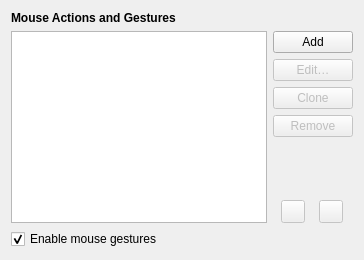
     <widget class="QWidget" name="mousePage">
      <layout class="QVBoxLayout" name="mouselLayout">
       <item>
        <widget class="QLabel" name="mouseHeader">
         <property name="font">
          <font>
           <weight>75</weight>
           <bold>true</bold>
          </font>
         </property>
         <property name="text">
          <string>Mouse Actions and Gestures</string>
         </property>
        </widget>
       </item>
       <item>
        <layout class="QHBoxLayout" name="mouseProfilesLayout">
         <item>
          <widget class="Meerkat::ItemViewWidget" name="mouseViewWidget">
           <property name="dragEnabled">
            <bool>true</bool>
           </property>
           <property name="dragDropOverwriteMode">
            <bool>false</bool>
           </property>
           <property name="dragDropMode">
            <enum>QAbstractItemView::InternalMove</enum>
           </property>
           <property name="defaultDropAction">
            <enum>Qt::MoveAction</enum>
           </property>
           <property name="alternatingRowColors">
            <bool>true</bool>
           </property>
           <property name="selectionMode">
            <enum>QAbstractItemView::SingleSelection</enum>
           </property>
           <property name="selectionBehavior">
            <enum>QAbstractItemView::SelectRows</enum>
           </property>
           <attribute name="headerVisible">
            <bool>false</bool>
           </attribute>
          </widget>
         </item>
         <item>
          <layout class="QVBoxLayout" name="mouseButtonsLayout" stretch="0,0,0,0,1,0">
           <item>
            <widget class="QPushButton" name="mouseAddButton">
             <property name="text">
              <string>Add</string>
             </property>
            </widget>
           </item>
           <item>
            <widget class="QPushButton" name="mouseEditButton">
             <property name="enabled">
              <bool>false</bool>
             </property>
             <property name="text">
              <string>Edit…</string>
             </property>
            </widget>
           </item>
           <item>
            <widget class="QPushButton" name="mouseCloneButton">
             <property name="enabled">
              <bool>false</bool>
             </property>
             <property name="text">
              <string>Clone</string>
             </property>
            </widget>
           </item>
           <item>
            <widget class="QPushButton" name="mouseRemoveButton">
             <property name="enabled">
              <bool>false</bool>
             </property>
             <property name="text">
              <string>Remove</string>
             </property>
            </widget>
           </item>
           <item>
            <spacer name="mouseSpacer">
             <property name="orientation">
              <enum>Qt::Vertical</enum>
             </property>
             <property name="sizeHint" stdset="0">
              <size>
               <width>0</width>
               <height>0</height>
              </size>
             </property>
            </spacer>
           </item>
           <item>
            <layout class="QHBoxLayout" name="mouseMoveButtonsLayout">
             <item>
              <widget class="QToolButton" name="mouseMoveUpButton">
               <property name="enabled">
                <bool>false</bool>
               </property>
               <property name="toolTip">
                <string>Move Up</string>
               </property>
              </widget>
             </item>
             <item>
              <spacer name="mouseMoveButtonsSpacer">
               <property name="orientation">
                <enum>Qt::Horizontal</enum>
               </property>
               <property name="sizeType">
                <enum>QSizePolicy::Minimum</enum>
               </property>
               <property name="sizeHint" stdset="0">
                <size>
                 <width>0</width>
                 <height>0</height>
                </size>
               </property>
              </spacer>
             </item>
             <item>
              <widget class="QToolButton" name="mouseMoveDownButton">
               <property name="enabled">
                <bool>false</bool>
               </property>
               <property name="toolTip">
                <string>Move Down</string>
               </property>
              </widget>
             </item>
            </layout>
           </item>
          </layout>
         </item>
        </layout>
       </item>
       <item>
        <widget class="QCheckBox" name="mouseEnableGesturesCheckBox">
         <property name="text">
          <string>Enable mouse gestures</string>
         </property>
         <property name="checked">
          <bool>true</bool>
         </property>
        </widget>
       </item>
      </layout>
     </widget>
